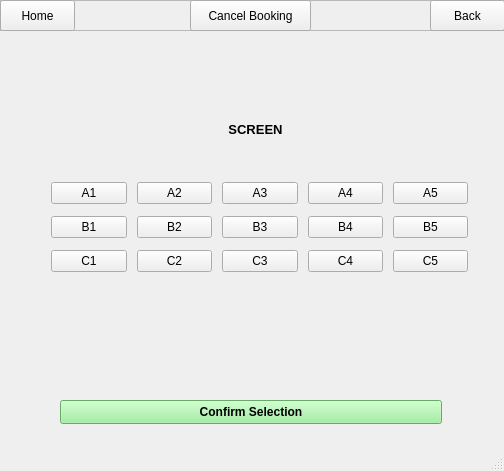
<?xml version="1.0" encoding="UTF-8"?>
<ui version="4.0">
 <class>MainWindow</class>
 <widget class="QMainWindow" name="MainWindow">
  <property name="geometry">
   <rect>
    <x>0</x>
    <y>0</y>
    <width>504</width>
    <height>471</height>
   </rect>
  </property>
  <property name="windowTitle">
   <string>MainWindow</string>
  </property>
  <widget class="QWidget" name="centralwidget">
   <widget class="QWidget" name="layoutWidget">
    <property name="geometry">
     <rect>
      <x>51</x>
      <y>180</y>
      <width>417</width>
      <height>94</height>
     </rect>
    </property>
    <layout class="QGridLayout" name="gridLayoutSeats">
     <property name="spacing">
      <number>10</number>
     </property>
     <item row="0" column="0">
      <widget class="QPushButton" name="btnA1">
       <property name="text">
        <string>A1</string>
       </property>
      </widget>
     </item>
     <item row="0" column="1">
      <widget class="QPushButton" name="btnA2">
       <property name="text">
        <string>A2</string>
       </property>
      </widget>
     </item>
     <item row="0" column="2">
      <widget class="QPushButton" name="btnA3">
       <property name="text">
        <string>A3</string>
       </property>
      </widget>
     </item>
     <item row="0" column="3">
      <widget class="QPushButton" name="btnA4">
       <property name="text">
        <string>A4</string>
       </property>
      </widget>
     </item>
     <item row="0" column="4">
      <widget class="QPushButton" name="btnA5">
       <property name="text">
        <string>A5</string>
       </property>
      </widget>
     </item>
     <item row="1" column="0">
      <widget class="QPushButton" name="btnB1">
       <property name="text">
        <string>B1</string>
       </property>
      </widget>
     </item>
     <item row="1" column="1">
      <widget class="QPushButton" name="btnB2">
       <property name="text">
        <string>B2</string>
       </property>
      </widget>
     </item>
     <item row="1" column="2">
      <widget class="QPushButton" name="btnB3">
       <property name="text">
        <string>B3</string>
       </property>
      </widget>
     </item>
     <item row="1" column="3">
      <widget class="QPushButton" name="btnB4">
       <property name="text">
        <string>B4</string>
       </property>
      </widget>
     </item>
     <item row="1" column="4">
      <widget class="QPushButton" name="btnB5">
       <property name="text">
        <string>B5</string>
       </property>
      </widget>
     </item>
     <item row="2" column="0">
      <widget class="QPushButton" name="btnC1">
       <property name="text">
        <string>C1</string>
       </property>
      </widget>
     </item>
     <item row="2" column="1">
      <widget class="QPushButton" name="btnC2">
       <property name="text">
        <string>C2</string>
       </property>
      </widget>
     </item>
     <item row="2" column="2">
      <widget class="QPushButton" name="btnC3">
       <property name="text">
        <string>C3</string>
       </property>
      </widget>
     </item>
     <item row="2" column="3">
      <widget class="QPushButton" name="btnC4">
       <property name="text">
        <string>C4</string>
       </property>
      </widget>
     </item>
     <item row="2" column="4">
      <widget class="QPushButton" name="btnC5">
       <property name="text">
        <string>C5</string>
       </property>
      </widget>
     </item>
    </layout>
   </widget>
   <widget class="QPushButton" name="btnConfirm">
    <property name="geometry">
     <rect>
      <x>60</x>
      <y>400</y> <!-- moved from 617 to 400 -->
      <width>382</width> <!-- reduced width slightly to fit -->
      <height>24</height>
     </rect>
    </property>
    <property name="styleSheet">
     <string>font-weight: bold; background-color: lightgreen;</string>
    </property>
    <property name="text">
     <string>Confirm Selection</string>
    </property>
   </widget>
   <widget class="QLabel" name="label">
    <property name="geometry">
     <rect>
      <x>140</x>
      <y>120</y>
      <width>231</width>
      <height>20</height>
     </rect>
    </property>
    <property name="autoFillBackground">
     <bool>true</bool>
    </property>
    <property name="text">
     <string>&lt;html&gt;&lt;head/&gt;&lt;body&gt;&lt;p align=&quot;center&quot;&gt;&lt;span style=&quot; font-size:10pt; font-weight:700;&quot;&gt;SCREEN&lt;/span&gt;&lt;/p&gt;&lt;/body&gt;&lt;/html&gt;</string>
    </property>
    <property name="alignment">
     <set>Qt::AlignCenter</set>
    </property>
   </widget>
   <widget class="QFrame" name="frame_2">
    <property name="geometry">
     <rect>
      <x>0</x>
      <y>0</y>
      <width>511</width>
      <height>31</height>
     </rect>
    </property>
    <property name="autoFillBackground">
     <bool>true</bool>
    </property>
    <property name="frameShape">
     <enum>QFrame::StyledPanel</enum>
    </property>
    <property name="frameShadow">
     <enum>QFrame::Raised</enum>
    </property>
    <widget class="QPushButton" name="pushButton_5">
     <property name="geometry">
      <rect>
       <x>0</x>
       <y>0</y>
       <width>75</width>
       <height>31</height>
      </rect>
     </property>
     <property name="text">
      <string>Home</string>
     </property>
    </widget>
    <widget class="QPushButton" name="pushButton_6">
     <property name="geometry">
      <rect>
       <x>430</x>
       <y>0</y>
       <width>75</width>
       <height>31</height>
      </rect>
     </property>
     <property name="text">
      <string>Back</string>
     </property>
    </widget>
    <widget class="QPushButton" name="btnCancel">
     <property name="geometry">
      <rect>
       <x>190</x>
       <y>0</y>
       <width>121</width>
       <height>31</height>
      </rect>
     </property>
     <property name="text">
      <string>Cancel Booking</string>
     </property>
    </widget>
   </widget>
  </widget>
  <widget class="QMenuBar" name="menubar">
   <property name="geometry">
    <rect>
     <x>0</x>
     <y>0</y>
     <width>504</width>
     <height>22</height>
    </rect>
   </property>
  </widget>
  <widget class="QStatusBar" name="statusbar"/>
 </widget>
 <resources/>
 <connections/>
</ui>
